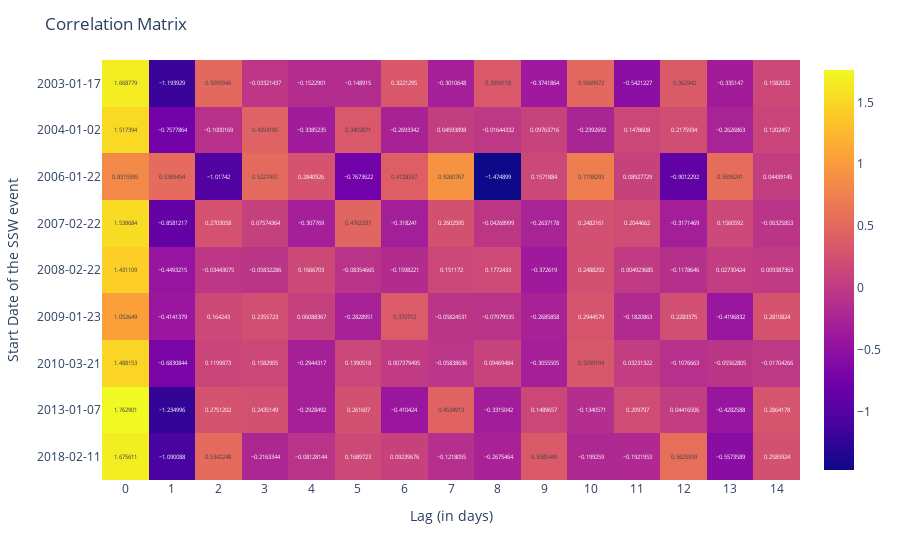

The notebook cell saved with this chart:
### Code cell
# =================================================================================================
# Plot corr coeficients for each identifier (SSW starte date) and lag
# =================================================================================================

import plotly.express as px

dates = param_df['identifier'].unique()
dates.sort()

fig = px.imshow(coefs_arr, text_auto=True, aspect="auto")

# add title to the figure
# Add row labels to the figure
tickvals = list(enumerate(dates))

fig.update_layout(
    title="Correlation Matrix",
    yaxis=dict(
        tickmode='array', 
        tickvals=np.arange(len(dates)),
        ticktext=dates,
        title='Start Date of the SSW event'
    ),
    xaxis=dict(
        tickmode='array',
        tickvals=np.arange(np.shape(coefs_arr)[1]),
        title='Lag (in days)'
    )
)

fig.show()

### Figure 1 — Plotly figure (JSON) as saved in the notebook; plotly's stock layout.template omitted (floating-point values rounded to 4 significant figures; data arrays with more than 128 entries replaced by an {"elided": "..."} marker saying what was removed)
{"data": [{"coloraxis": "coloraxis", "hovertemplate": "x: %{x}<br>y: %{y}<br>color: %{z}<extra></extra>", "name": "0", "texttemplate": "%{z}", "type": "heatmap", "xaxis": "x", "yaxis": "y", "z": {"elided": "9x15 float values"}}], "layout": {"coloraxis": {"colorscale": [[0, "#0d0887"], [0.1111, "#46039f"], [0.2222, "#7201a8"], [0.3333, "#9c179e"], [0.4444, "#bd3786"], [0.5556, "#d8576b"], [0.6667, "#ed7953"], [0.7778, "#fb9f3a"], [0.8889, "#fdca26"], [1, "#f0f921"]]}, "margin": {"t": 60}, "title": {"text": "Correlation Matrix"}, "xaxis": {"anchor": "y", "domain": [0, 1], "tickmode": "array", "tickvals": [0, 1, 2, 3, 4, 5, 6, 7, 8, 9, 10, 11, 12, 13, 14], "title": {"text": "Lag (in days)"}}, "yaxis": {"anchor": "x", "autorange": "reversed", "domain": [0, 1], "tickmode": "array", "ticktext": ["2003-01-17", "2004-01-02", "2006-01-22", "2007-02-22", "2008-02-22", "2009-01-23", "2010-03-21", "2013-01-07", "2018-02-11"], "tickvals": [0, 1, 2, 3, 4, 5, 6, 7, 8], "title": {"text": "Start Date of the SSW event"}}}}
